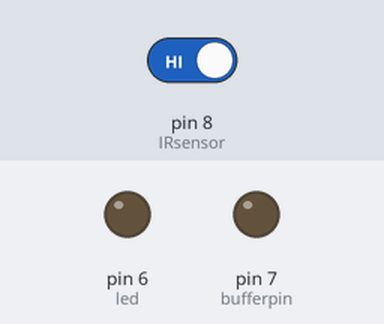
Bench run of a sketch on a simulated Arduino Uno, built with avr-gcc and run on an emulated ATmega328P. On the bench: output pins drawn as LEDs (lit = HIGH). The inputs (shaded band) are chosen by the test bench; at power-on: pin 8 (IRsensor) HIGH. What the sketch prints to the serial monitor is not drawn.

Above: at 1.2 s.
1.3 s: pin 8 (IRsensor) driven LOW
At 1.9 s:
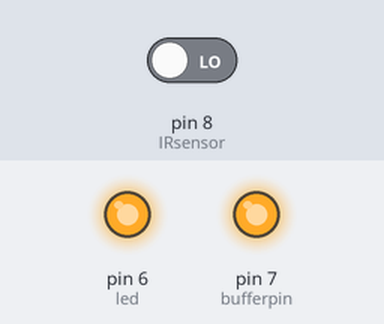
2.8 s: pin 8 (IRsensor) driven HIGH
At 4.2 s:
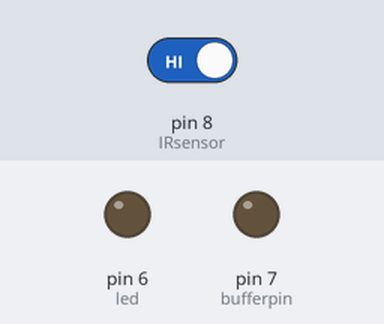
Timing chart, 0 to 5.8 s (numbered marks = the images above; inputs shaded):
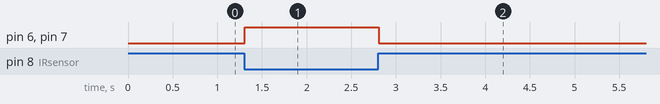

The sketch:

irwithbuffer.ino
```cpp
int IRsensor=8;
int bufferpin = 7;
int led=6;

void setup() {
 Serial.begin(9600);
 pinMode(IRsensor,INPUT);
 pinMode(bufferpin,OUTPUT);
 pinMode(led,OUTPUT);

}

void loop() {
  int statues = digitalRead(IRsensor);
  Serial.println(statues);
    if(statues == 0)
    {
      digitalWrite(bufferpin,HIGH);
      digitalWrite(led,HIGH);
    }
   else
    {
      digitalWrite(bufferpin,LOW);
      digitalWrite(led,LOW);
    }
}
```

Measured:
- after the input at 1.3 s, pin 6 (led), pin 7 (bufferpin): LOW → HIGH at once
- after the input at 2.8 s, pin 6 (led), pin 7 (bufferpin): HIGH → LOW at once
